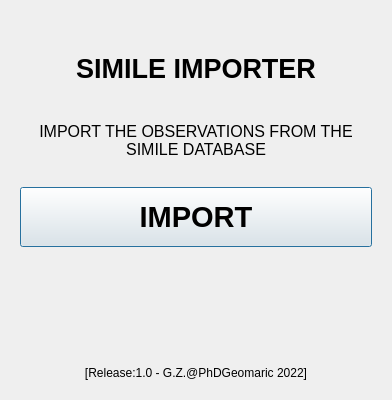
<?xml version="1.0" encoding="UTF-8"?>
<ui version="4.0">
 <class>ImporterDialogBase</class>
 <widget class="QDialog" name="ImporterDialogBase">
  <property name="windowModality">
   <enum>Qt::ApplicationModal</enum>
  </property>
  <property name="geometry">
   <rect>
    <x>0</x>
    <y>0</y>
    <width>392</width>
    <height>400</height>
   </rect>
  </property>
  <property name="sizePolicy">
   <sizepolicy hsizetype="Fixed" vsizetype="Fixed">
    <horstretch>0</horstretch>
    <verstretch>0</verstretch>
   </sizepolicy>
  </property>
  <property name="minimumSize">
   <size>
    <width>392</width>
    <height>400</height>
   </size>
  </property>
  <property name="maximumSize">
   <size>
    <width>392</width>
    <height>400</height>
   </size>
  </property>
  <property name="windowTitle">
   <string>Importer</string>
  </property>
  <property name="modal">
   <bool>true</bool>
  </property>
  <layout class="QVBoxLayout" name="verticalLayout">
   <property name="spacing">
    <number>10</number>
   </property>
   <property name="leftMargin">
    <number>20</number>
   </property>
   <property name="topMargin">
    <number>20</number>
   </property>
   <property name="rightMargin">
    <number>20</number>
   </property>
   <property name="bottomMargin">
    <number>20</number>
   </property>
   <item alignment="Qt::AlignHCenter">
    <widget class="QLabel" name="label_Logo">
     <property name="sizePolicy">
      <sizepolicy hsizetype="Fixed" vsizetype="Fixed">
       <horstretch>0</horstretch>
       <verstretch>0</verstretch>
      </sizepolicy>
     </property>
     <property name="layoutDirection">
      <enum>Qt::LeftToRight</enum>
     </property>
     <property name="autoFillBackground">
      <bool>false</bool>
     </property>
     <property name="text">
      <string/>
     </property>
     <property name="textFormat">
      <enum>Qt::PlainText</enum>
     </property>
     <property name="pixmap">
      <pixmap resource="resources.qrc">:/plugins/Importer/logo.png</pixmap>
     </property>
     <property name="scaledContents">
      <bool>true</bool>
     </property>
     <property name="alignment">
      <set>Qt::AlignCenter</set>
     </property>
     <property name="wordWrap">
      <bool>false</bool>
     </property>
     <property name="openExternalLinks">
      <bool>false</bool>
     </property>
    </widget>
   </item>
   <item>
    <widget class="QLabel" name="label_Title">
     <property name="sizePolicy">
      <sizepolicy hsizetype="Expanding" vsizetype="Fixed">
       <horstretch>0</horstretch>
       <verstretch>0</verstretch>
      </sizepolicy>
     </property>
     <property name="minimumSize">
      <size>
       <width>0</width>
       <height>50</height>
      </size>
     </property>
     <property name="maximumSize">
      <size>
       <width>16777215</width>
       <height>50</height>
      </size>
     </property>
     <property name="font">
      <font>
       <pointsize>20</pointsize>
       <weight>75</weight>
       <bold>true</bold>
      </font>
     </property>
     <property name="text">
      <string>SIMILE IMPORTER</string>
     </property>
     <property name="textFormat">
      <enum>Qt::RichText</enum>
     </property>
     <property name="alignment">
      <set>Qt::AlignCenter</set>
     </property>
    </widget>
   </item>
   <item>
    <widget class="QLabel" name="label_Description">
     <property name="sizePolicy">
      <sizepolicy hsizetype="Expanding" vsizetype="Fixed">
       <horstretch>0</horstretch>
       <verstretch>0</verstretch>
      </sizepolicy>
     </property>
     <property name="font">
      <font>
       <family>Arial</family>
       <pointsize>12</pointsize>
       <weight>50</weight>
       <bold>false</bold>
      </font>
     </property>
     <property name="text">
      <string>IMPORT THE OBSERVATIONS FROM THE SIMILE DATABASE</string>
     </property>
     <property name="textFormat">
      <enum>Qt::RichText</enum>
     </property>
     <property name="alignment">
      <set>Qt::AlignCenter</set>
     </property>
     <property name="wordWrap">
      <bool>true</bool>
     </property>
     <property name="margin">
      <number>10</number>
     </property>
    </widget>
   </item>
   <item>
    <widget class="QPushButton" name="pushButton">
     <property name="enabled">
      <bool>true</bool>
     </property>
     <property name="sizePolicy">
      <sizepolicy hsizetype="Expanding" vsizetype="Fixed">
       <horstretch>0</horstretch>
       <verstretch>0</verstretch>
      </sizepolicy>
     </property>
     <property name="minimumSize">
      <size>
       <width>0</width>
       <height>60</height>
      </size>
     </property>
     <property name="maximumSize">
      <size>
       <width>16777215</width>
       <height>60</height>
      </size>
     </property>
     <property name="font">
      <font>
       <family>Arial</family>
       <pointsize>22</pointsize>
       <weight>75</weight>
       <bold>true</bold>
      </font>
     </property>
     <property name="toolTip">
      <string>Import the observations</string>
     </property>
     <property name="text">
      <string>IMPORT</string>
     </property>
     <property name="iconSize">
      <size>
       <width>124</width>
       <height>124</height>
      </size>
     </property>
    </widget>
   </item>
   <item alignment="Qt::AlignBottom">
    <widget class="QLabel" name="label_About">
     <property name="sizePolicy">
      <sizepolicy hsizetype="Expanding" vsizetype="Expanding">
       <horstretch>0</horstretch>
       <verstretch>0</verstretch>
      </sizepolicy>
     </property>
     <property name="text">
      <string>[Release:1.0 - G.Z.@PhDGeomaric 2022]</string>
     </property>
     <property name="alignment">
      <set>Qt::AlignCenter</set>
     </property>
    </widget>
   </item>
  </layout>
 </widget>
 <resources>
 </resources>
 <connections/>
</ui>
